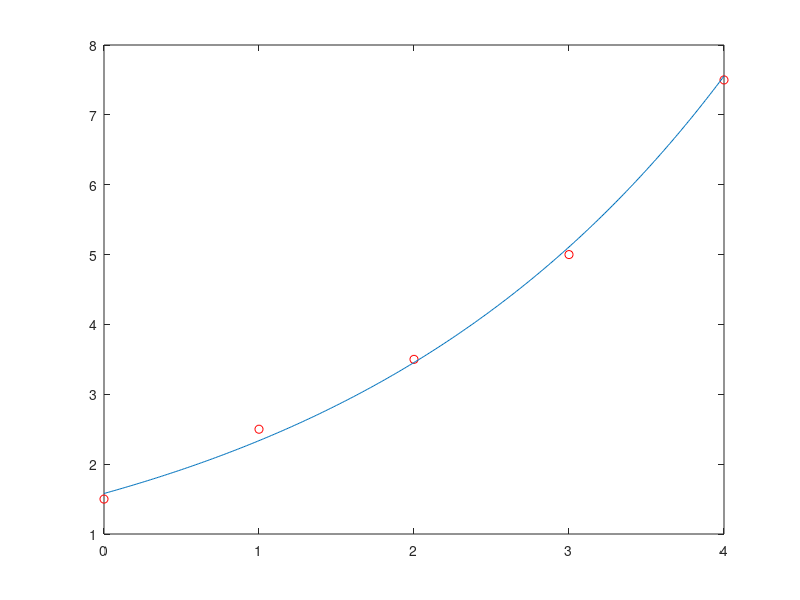

Reproduce this figure in MATLAB.
clear all
clc

%Datos
X = [0,1,2,3,4];
Y = [1.5,2.5,3.5,5.0,7.5];
n = length(X);

%Cambios de variables
 x = X;
 y = log(Y);
 
 %Grafico de Dispersion
figure(1)
plot(X,Y,'ro')
hold on %evita que se borre el grafico anterior

%Calculo del sistema matricial
A = zeros(2,2);
A(1,1) = sum(x.^2);
A(1,2) = sum(x);
A(2,1) = sum(x);
A(2,2) = n;

B = [ sum(x.*y) ; sum(y) ];

%Calculo de los coeficientes A y C
sol = A\B;
display('y=C*e^(Ax)')
A = sol(1)
b = sol(2);
C = exp(b)

f = @(x)(C*exp(A*x));

%Discretizacion y grafico de la recta
xx = X(1):0.01:X(n);
yy = f(xx);
plot(xx,yy)

%Calculo del coeficiente de determinacion
y_media = mean(Y);
SSres = sum( ( f(X) - Y ).^2 );
SStot = sum( (y_media - Y).^2 );
R2 = 1 - SSres/SStot 